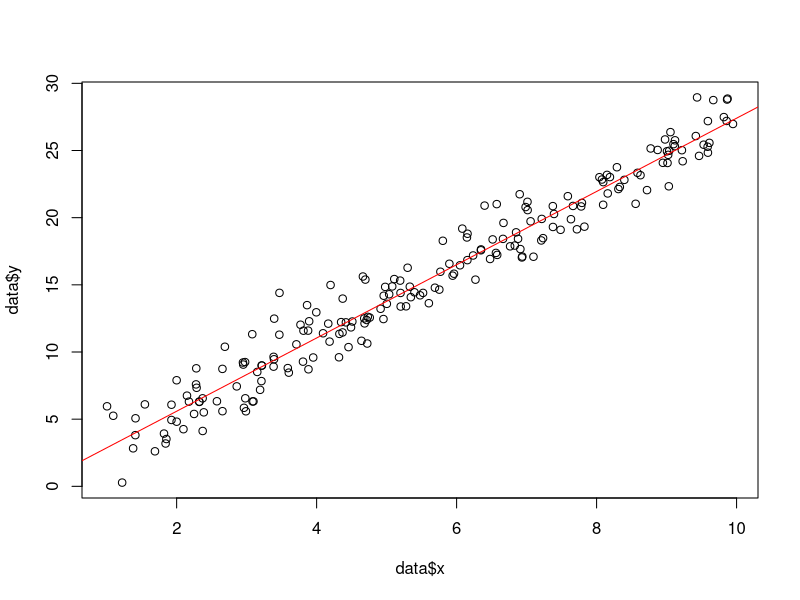

Write the R code that produced this figure.

calculate_p_value <- function(data) {
  # Create empirical distribution
  ECDF <- ecdf(data)
  empiricalCDF <- ECDF(data)
  
  # Calculate the theoretical CDF assuming a standard normal distribution
  theoreticalCDF <- pnorm(data)
  
  # Calculate the test statistic D
  D <- max(abs(empiricalCDF - theoreticalCDF))
  
  # Initialize p-value
  p_value <- 0
  
  # Loop to calculate the sum in the formula
  for (k in 1:1000) {  
    p_value <- p_value + sqrt(2 * pi) / D * exp(-(((2 * k) - 1)^2) * pi^2 / (8 * D^2))
  }
  
  return(p_value)
}

set.seed(123)
data <- rcauchy(1000)

p_value <- calculate_p_value(data)
p_value
D

# Perform Kolmogorov-Smirnov test
ks_result <- ks.test(data, "pnorm")

# Print the result
print(ks_result)

sprintf("%.20f",5.652523e-29)
sprintf("%.20f",2.22e-16)


set.seed(123)
data <- data.frame(x = runif(200,1,10))
data$y <- 0 + 2.75*data$x + rnorm(200, 0, 1.5)

# Using LM
model <- lm(y ~ x, data = data)
summary(model)

plot(data$x, data$y)
abline(model, col = "red")

# Using BFGS


nr_function <- function(beta, x, y) {
  y_hat <- beta[1] + beta[2] * x
  sum((y - y_hat)^2)
}
initial_guess <- c(0, 1) # Initial guess for intercept and slope
result <- optim(par = initial_guess, fn = nr_function, x = data$x, y = data$y, method = "BFGS")

# Extract the coefficients
coefficients <- result$par
print(coefficients)


